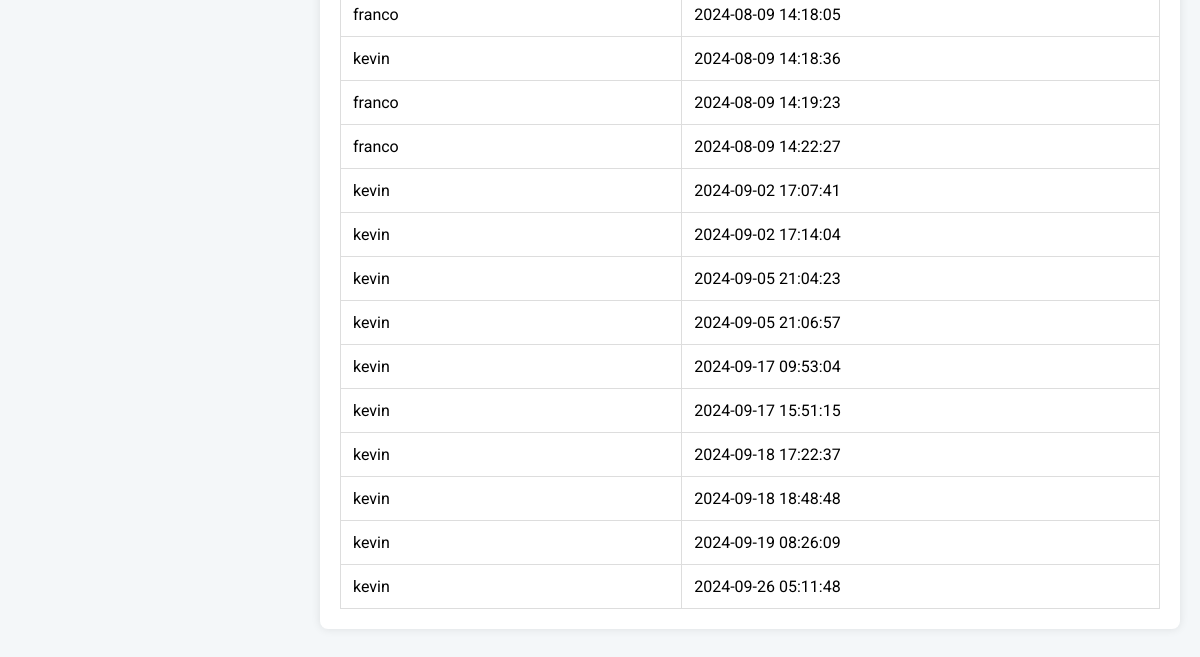
Before: /ADMIN/newadmin.php (signed in, lower part) with the older database file.
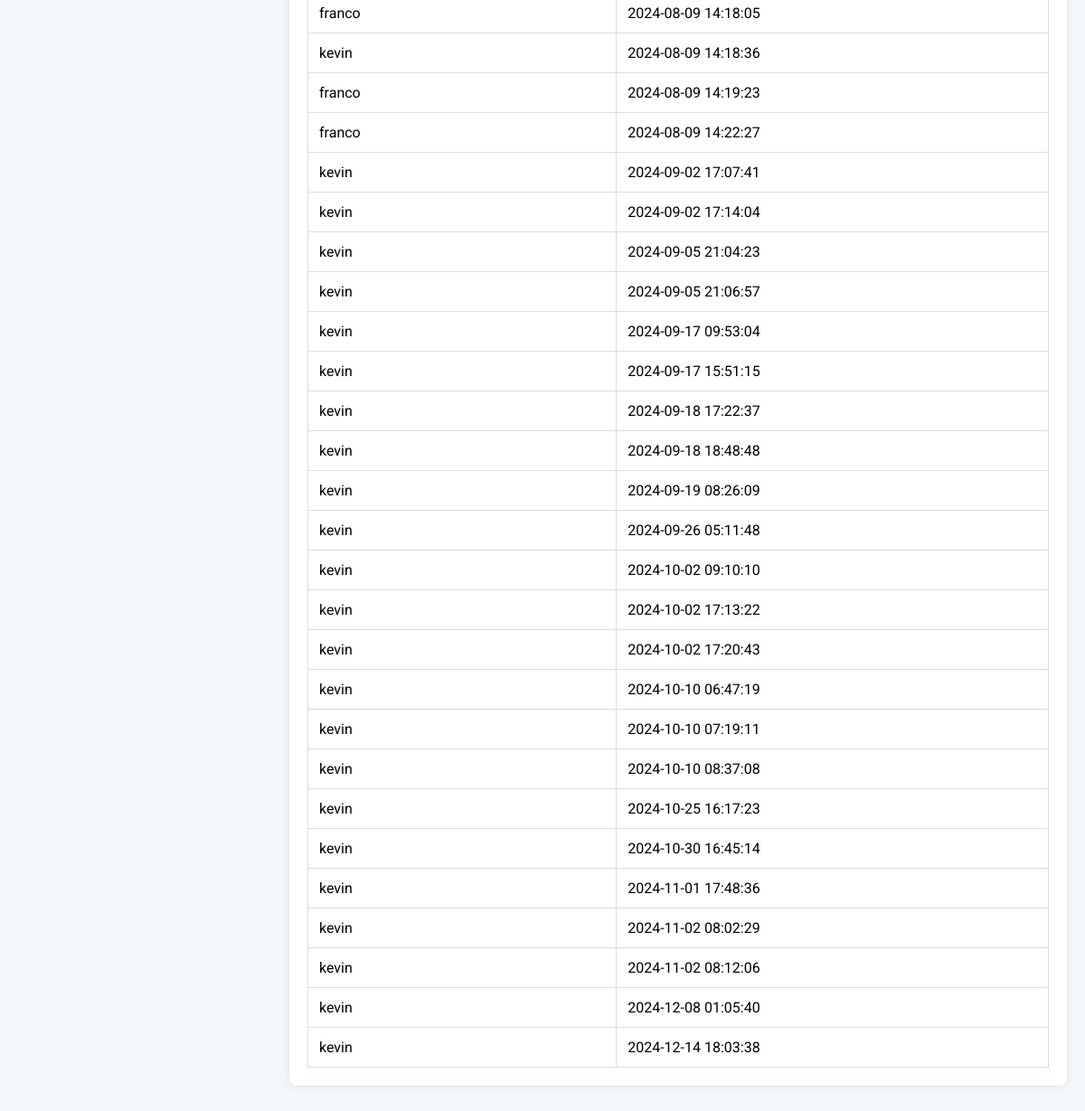
After: the same page with the newer database file.
### tables this page shows
CREATE TABLE `adminloginrecords` (
  `AdminName` varchar(11) NOT NULL,
  `RecordTime` timestamp NOT NULL DEFAULT current_timestamp() ON UPDATE current_timestamp()
);

### ADMIN/newadmin.php (the view, shortened to what this page needs)
<?php
include 'connection.php';
?>
<!DOCTYPE html>
<html lang="en">
<head>
</head>
<body>
    <div style="display: flex;">
        <div class="side">
            <?php include ("base.php") ?>
        </div>
        <div class="tabo">
            <main>
                <div class="section">
                    <div class="adminrecords">
                        <?php
                        $sql = "SELECT * FROM adminloginrecords";
                        $result = $conn->query($sql);
                        echo "<table>";
                        while ($row = $result->fetch_assoc()) {
                            echo "<tr>";
                            echo "<td>" . $row['AdminName'] . "</td>";
                            echo "<td>" . $row['RecordTime'] . "</td>";
                            echo "</tr>";
                        }
                        echo "</table>";
                        ?>
                    </div>
                </div>
            </main>
        </div>
</body>
</html>

Changed rows visible on the page:
added adminloginrecords: AdminName "kevin", RecordTime "2024-10-02 09:10:10"
added adminloginrecords: AdminName "kevin", RecordTime "2024-10-02 17:13:22"
added adminloginrecords: AdminName "kevin", RecordTime "2024-10-02 17:20:43"
added adminloginrecords: AdminName "kevin", RecordTime "2024-10-10 06:47:19"
added adminloginrecords: AdminName "kevin", RecordTime "2024-10-10 07:19:11"
added adminloginrecords: AdminName "kevin", RecordTime "2024-10-10 08:37:08"
added adminloginrecords: AdminName "kevin", RecordTime "2024-10-25 16:17:23"
added adminloginrecords: AdminName "kevin", RecordTime "2024-10-30 16:45:14"
added adminloginrecords: AdminName "kevin", RecordTime "2024-11-01 17:48:36"
added adminloginrecords: AdminName "kevin", RecordTime "2024-11-02 08:02:29"
added adminloginrecords: AdminName "kevin", RecordTime "2024-11-02 08:12:06"
added adminloginrecords: AdminName "kevin", RecordTime "2024-12-08 01:05:40"
added adminloginrecords: AdminName "kevin", RecordTime "2024-12-14 18:03:38"
